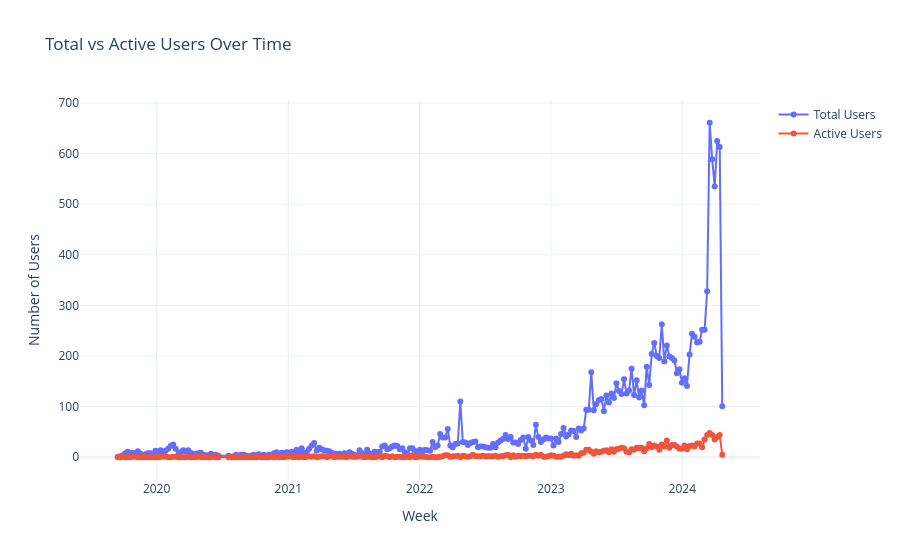

Notebook code cell kept with this figure:
### Code cell
import plotly.graph_objects as go

fig = go.Figure()

fig.add_trace(go.Scatter(
    x=df_users["week"],
    y=df_users["total_users"],
    mode="lines+markers",
    name="Total Users"
))

fig.add_trace(go.Scatter(
    x=df_users["week"],
    y=df_users["active_users"],
    mode="lines+markers",
    name="Active Users"
))

fig.update_layout(
    title="Total vs Active Users Over Time",
    xaxis_title="Week",
    yaxis_title="Number of Users",
    template="plotly_white"
)

fig.show()

### Figure 1 — Plotly figure (JSON) as saved in the notebook; plotly's stock layout.template omitted (floating-point values rounded to 4 significant figures; data arrays with more than 128 entries replaced by an {"elided": "..."} marker saying what was removed)
{"data": [{"mode": "lines+markers", "name": "Total Users", "type": "scatter", "x": {"elided": "238 str values"}, "y": {"elided": "238 int values"}}, {"mode": "lines+markers", "name": "Active Users", "type": "scatter", "x": {"elided": "238 str values"}, "y": {"elided": "238 int values"}}], "layout": {"title": {"text": "Total vs Active Users Over Time"}, "xaxis": {"title": {"text": "Week"}}, "yaxis": {"title": {"text": "Number of Users"}}}}
